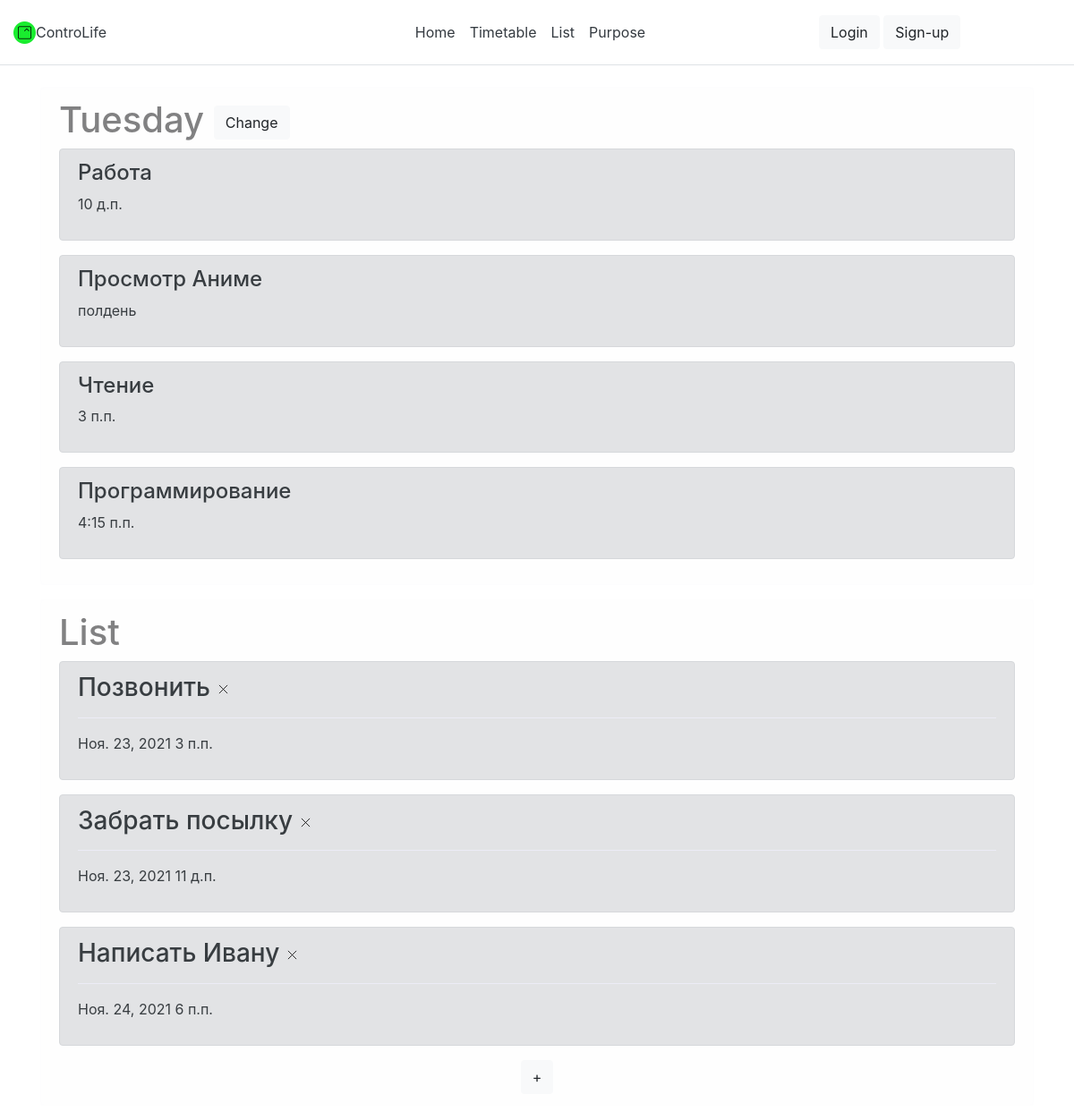
Screenshot of /todolist with the database file from the repository.
### main/models.py (models this page shows, shortened)
class Task(models.Model):
    name = models.CharField('Task', max_length=100)
    time = models.TimeField('Time')

class TaskList(models.Model):
    task = models.OneToOneField(Task, on_delete=models.CASCADE)
    data = models.DateField('Data')

### main/views.py (the view)
# urls.py: path('todolist', views.todolist, name='list'),
def todolist(request):
    week = (
        'Mo',
        'Tu',
        'We',
        'Th',
        'Fr',
        'Sa',
        'Su'
    )
    now = datetime.today().strftime('%A')
    day = Timetable.objects.filter(name__exact=week[datetime.today().weekday()])
    task = TaskList.objects.all()
    return render(request, 'main/todolist.html', {'title': 'ToDoList', 'task': task, 'day': day, 'now': now})

### main/templates/main/todolist.html (shortened to what this page needs)
{% extends 'main/base.html' %}
{% load static %}
{% block content %}
    <div class="alert alert-light" role="alert">
        <h1>{{now}} <a href="{% url 'main:change_week' %}" class="btn btn-light" role="button">Change</a></h1>
        {% for d in day %}
        {% if d.task.all %}
            {% for el in d.task.all|dictsort:"time" %}
                <div class="alert alert-secondary" role="alert">
                    <h4>{{ el.name }}</h4>
                    <p>{{ el.time }}</p>
                </div>
            {% endfor %}
        {% else %}
            <p>Nothing planned for today</p>
        {% endif %}
        {% endfor %}
    </div>
    <div class="alert alert-light" role="alert">
        <h1>List</h1>
        {% if task %}
            {% for el in task|dictsort:"data" %}
                    <div class="alert alert-secondary" role="alert">
                        <h3>{{ el.task.name }} <a href="{% url 'main:dell_list' el.id el.task.id %}"><img src="{% static 'main/img/dell.svg' %}" alt="Dell"></a></h3>
                        <hr>
                        <p>{{ el.data }} {{ el.task.time }}</p>
                    </div>
            {% endfor %}
        {% else %}
            <p>The list is empty</p>
        {% endif %}
        <center><a href="{% url 'main:create_list' %}" class="btn btn-light" role="button">+</a></center>
    </div>
{% endblock %}

### main/templates/main/base.html (shortened to what this page needs)
<!doctype html>
{% load static %}
<html lang="ru">
<head>
    <link rel="stylesheet" href="https://stackpath.bootstrapcdn.com/bootstrap/4.1.3/css/bootstrap.min.css">
</head>
<body>
        <header class="d-flex flex-wrap align-items-center justify-content-center justify-content-md-between py-3 mb-4 border-bottom">
          <a href="/" class="d-flex align-items-center col-md-3 mb-2 mb-md-0 text-dark text-decoration-none">
              <img src="{% static 'main/img/icon.png' %}" width="25" height="25" alt="icon">
              ControLife
          </a>
            <ul class="nav col-12 col-md-auto mb-2 justify-content-center mb-md-0">
                <li><a href="{% url 'main:home' %}" class="nav-link px-2 text-dark">Home</a></li>
                <li><a href="{% url 'main:timetable' %}" class="nav-link px-2 text-dark">Timetable</a></li>
                <li><a href="{% url 'main:list' %}" class="nav-link px-2 text-dark">List</a></li>
                <li><a href="{% url 'main:purpose' %}" class="nav-link px-2 text-dark">Purpose</a></li>
            </ul>
            <div class="col-md-3 text-end">
                <button type="button" class="btn btn-light">Login</button>
                <button type="button" class="btn btn-light">Sign-up</button>
            </div>
        </header>
        <div class="container">
            {% block content %}{% endblock %}
        </div>
</body>
</html>

### rows the page displays
Task: name "Работа", time "10 д.п."
Task: name "Просмотр Аниме", time "полдень"
Task: name "Чтение", time "3 п.п."
Task: name "Программирование", time "4:15 п.п."
TaskList: task.name "Позвонить", data "Ноя. 23, 2021", task.time "3 п.п."
TaskList: task.name "Забрать посылку", data "Ноя. 23, 2021", task.time "11 д.п."
TaskList: task.name "Написать Ивану", data "Ноя. 24, 2021", task.time "6 п.п."
